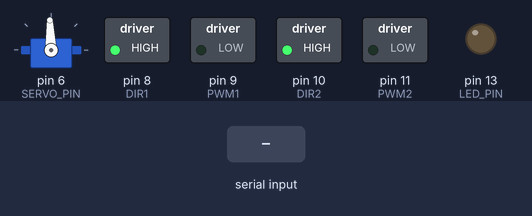
The sketch below on a simulated Arduino Uno, built with avr-gcc and run on an emulated ATmega328P. On the bench: servo, switched loads named in the sketch (green lamp = pin HIGH), output pins drawn as LEDs (lit = HIGH). The test bench sets the inputs (shaded band). What the sketch prints to the serial monitor is not drawn.

Above: at 1.8 s.
1.9 s: "S90,A45\n" received over Serial
At 2.3 s:
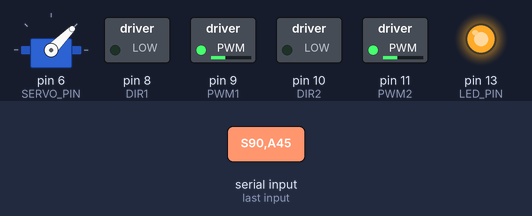
At 3.0 s:
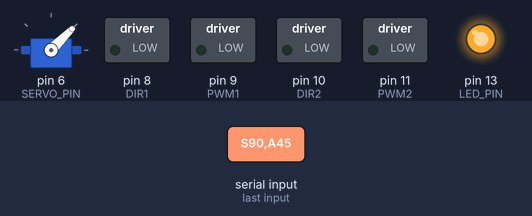
3.9 s: "S90,A45\n" received over Serial
At 5.7 s:
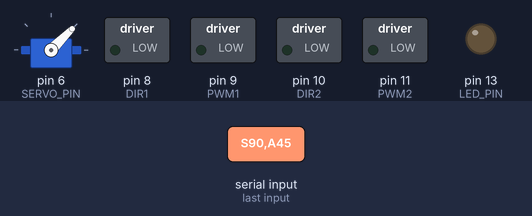
Timing chart, 0 to 7.2 s (numbered marks = the images above; inputs shaded):
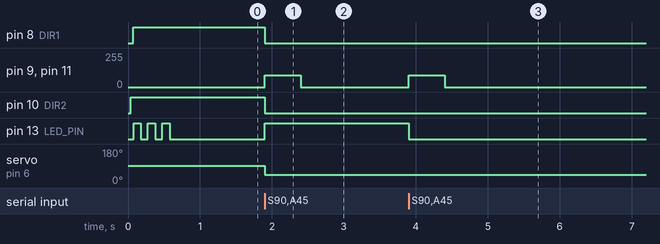

Measured:
- after the input at 1.9 s, pin 8 (DIR1), pin 10 (DIR2): HIGH → LOW at once; pin 9 (PWM1), pin 11 (PWM2): 0/255 → 90/255 at once, → 0/255 0.50 s later; pin 13 (LED_PIN): LOW → HIGH at once; servo on pin 6 (SERVO_PIN): 92° → 45° at once
- after the input at 3.9 s, pin 9 (PWM1), pin 11 (PWM2): 0/255 → 90/255 at once, → 0/255 0.50 s later; pin 13 (LED_PIN): HIGH → LOW at once

The sketch:

ackermann_drive.ino
```cpp
// Ackermann Drive Controller — V4-DEBUG
// Heavy diagnostic output for tracking down direction issues.
//
// Protocol:  S<speed>,A<angle>\n
//
// ─── DIRECTION CONFIG ────────────────────────────────────────
#define FORWARD_DIR  LOW    // Confirmed: DIR=LOW = forward on this hardware
#define BACKWARD_DIR HIGH   // Confirmed: DIR=HIGH = backward
// ─────────────────────────────────────────────────────────────

#include <Servo.h>

const int SERVO_PIN = 6;
const int DIR1      = 8;
const int PWM1      = 9;
const int DIR2      = 10;
const int PWM2      = 11;
const int LED_PIN   = 13;

const int SERVO_CENTER = 92;
const int SERVO_MIN    = 15;
const int SERVO_MAX    = 165;
const unsigned long CMD_TIMEOUT_MS = 500;

Servo steeringServo;
unsigned long lastCmdTime = 0;
char cmdBuf[32];
int  cmdIdx = 0;
unsigned long cmdCount = 0;

// ── PIN STATE READBACK ──────────────────────────────────────
void logPinStates(const char* context) {
    Serial.print("[PIN] ");
    Serial.print(context);
    Serial.print(" | DIR1(8)=");
    Serial.print(digitalRead(DIR1));
    Serial.print(" DIR2(10)=");
    Serial.print(digitalRead(DIR2));
    // Read actual PWM register values for Timer2 (pins 9,10)
    Serial.print(" | TCCR2A=0x");
    Serial.print(TCCR2A, HEX);
    Serial.print(" OCR2A=");
    Serial.print(OCR2A);
    Serial.print(" OCR2B=");
    Serial.println(OCR2B);
}

// ── SELF-TEST ───────────────────────────────────────────────
void pinSelfTest() {
    Serial.println("\n=== PIN SELF-TEST ===");

    // Test DIR1 (pin 8)
    digitalWrite(DIR1, HIGH);
    delay(1);
    int d1h = digitalRead(DIR1);
    digitalWrite(DIR1, LOW);
    delay(1);
    int d1l = digitalRead(DIR1);
    Serial.print("DIR1(8): write HIGH→read ");
    Serial.print(d1h);
    Serial.print(", write LOW→read ");
    Serial.print(d1l);
    Serial.println(d1h == HIGH && d1l == LOW ? " ✓ OK" : " ✗ FAIL!");

    // Test DIR2 (pin 10) — shares Timer2 with PWM1 (pin 9)!
    digitalWrite(DIR2, HIGH);
    delay(1);
    int d2h = digitalRead(DIR2);
    digitalWrite(DIR2, LOW);
    delay(1);
    int d2l = digitalRead(DIR2);
    Serial.print("DIR2(10): write HIGH→read ");
    Serial.print(d2h);
    Serial.print(", write LOW→read ");
    Serial.print(d2l);
    Serial.println(d2h == HIGH && d2l == LOW ? " ✓ OK" : " ✗ FAIL!");

    // Test PWM1 (pin 9)
    analogWrite(PWM1, 100);
    delay(1);
    Serial.print("PWM1(9): After analogWrite(100), TCCR2A=0x");
    Serial.print(TCCR2A, HEX);
    Serial.print(" — DIR2(10) now reads: ");
    Serial.println(digitalRead(DIR2));
    analogWrite(PWM1, 0);

    // Test: does analogWrite(9) corrupt DIR2(10)?
    Serial.println("--- Timer2 Conflict Test ---");
    digitalWrite(DIR2, HIGH);
    Serial.print("  Set DIR2=HIGH, read: ");
    Serial.println(digitalRead(DIR2));
    analogWrite(PWM1, 100);   // This uses Timer2!
    Serial.print("  After analogWrite(PWM1,100), DIR2 reads: ");
    Serial.println(digitalRead(DIR2));
    analogWrite(PWM1, 0);
    Serial.print("  After analogWrite(PWM1,0), DIR2 reads: ");
    Serial.println(digitalRead(DIR2));

    // Test with Servo attached
    Serial.println("--- Servo Interference Test ---");
    steeringServo.attach(SERVO_PIN);
    steeringServo.write(SERVO_CENTER);
    delay(20);
    digitalWrite(DIR1, HIGH);
    digitalWrite(DIR2, HIGH);
    delay(1);
    Serial.print("  After servo.write(92): DIR1=");
    Serial.print(digitalRead(DIR1));
    Serial.print(" DIR2=");
    Serial.println(digitalRead(DIR2));

    logPinStates("POST-SELFTEST");
    Serial.println("=== SELF-TEST DONE ===\n");
}

void stopMotors() {
    analogWrite(PWM1, 0);
    analogWrite(PWM2, 0);
}

void setMotors(int speed) {
    int pwm = abs(speed);
    pwm = constrain(pwm, 0, 255);

    if (speed > 0) {
        digitalWrite(DIR1, FORWARD_DIR);
        digitalWrite(DIR2, FORWARD_DIR);
        analogWrite(PWM1, pwm);
        analogWrite(PWM2, pwm);
    } else if (speed < 0) {
        digitalWrite(DIR1, BACKWARD_DIR);
        digitalWrite(DIR2, BACKWARD_DIR);
        analogWrite(PWM1, pwm);
        analogWrite(PWM2, pwm);
    } else {
        stopMotors();
    }

    // Log pin states AFTER setting them
    if (cmdCount % 20 == 0) {  // every 20th command to avoid flooding
        char buf[24];
        snprintf(buf, sizeof(buf), "setMotors(%d)", speed);
        logPinStates(buf);
    }
}

void processCommand(const char *cmd) {
    int speed = 0;
    int angle = SERVO_CENTER;

    if (sscanf(cmd, "S%d,A%d", &speed, &angle) == 2) {
        speed = constrain(speed, -255, 255);
        angle = constrain(angle, SERVO_MIN, SERVO_MAX);

        cmdCount++;

        // Blink LED on valid command
        digitalWrite(LED_PIN, !digitalRead(LED_PIN));

        steeringServo.write(angle);
        setMotors(speed);
        lastCmdTime = millis();

        // Log every 20th command
        if (cmdCount % 20 == 0) {
            Serial.print("[CMD #");
            Serial.print(cmdCount);
            Serial.print("] raw='");
            Serial.print(cmd);
            Serial.print("' → speed=");
            Serial.print(speed);
            Serial.print(" angle=");
            Serial.print(angle);
            Serial.print(" FORWARD_DIR=");
            Serial.println(FORWARD_DIR == HIGH ? "HIGH" : "LOW");
        }
    } else {
        // Parse failed — log the bad input
        Serial.print("[PARSE FAIL] raw='");
        Serial.print(cmd);
        Serial.print("' len=");
        Serial.print(strlen(cmd));
        Serial.print(" hex:");
        for (int i = 0; cmd[i]; i++) {
            Serial.print(" 0x");
            Serial.print((int)cmd[i], HEX);
        }
        Serial.println();
    }
}

void setup() {
    Serial.begin(115200);
    while (!Serial) { ; }  // Wait for serial connection

    Serial.println("\n\n================================");
    Serial.println("  ACKERMANN V4-DEBUG STARTING");
    Serial.println("================================");

    pinMode(LED_PIN, OUTPUT);
    pinMode(DIR1, OUTPUT);
    pinMode(PWM1, OUTPUT);
    pinMode(DIR2, OUTPUT);
    pinMode(PWM2, OUTPUT);

    // Stop motors FIRST
    stopMotors();
    digitalWrite(DIR1, LOW);
    digitalWrite(DIR2, LOW);

    Serial.println("[SETUP] Pins configured, motors stopped");
    Serial.print("[SETUP] Pin assignments: DIR1=");
    Serial.print(DIR1);
    Serial.print(" PWM1=");
    Serial.print(PWM1);
    Serial.print(" DIR2=");
    Serial.print(DIR2);
    Serial.print(" PWM2=");
    Serial.println(PWM2);
    Serial.print("[SETUP] Timer2 note: Pin 9 (PWM1) and Pin 10 (DIR2) share Timer2!\n");

    // Run diagnostics
    pinSelfTest();

    // LED confirmation
    for (int i = 0; i < 3; i++) {
        digitalWrite(LED_PIN, HIGH);
        delay(100);
        digitalWrite(LED_PIN, LOW);
        delay(100);
    }

    Serial.println("[SETUP] ACKERMANN_V4_DEBUG_READY");
    Serial.print("[SETUP] FORWARD_DIR=");
    Serial.println(FORWARD_DIR == HIGH ? "HIGH" : "LOW");
    Serial.println("[SETUP] Waiting for serial commands (S<speed>,A<angle>)...\n");

    lastCmdTime = millis();
}

void loop() {
    while (Serial.available()) {
        char c = Serial.read();
        if (c == '\n' || c == '\r') {
            if (cmdIdx > 0) {
                cmdBuf[cmdIdx] = '\0';
                processCommand(cmdBuf);
                cmdIdx = 0;
            }
        } else if (cmdIdx < (int)sizeof(cmdBuf) - 1) {
            cmdBuf[cmdIdx++] = c;
        }
    }

    // Watchdog
    if (millis() - lastCmdTime > CMD_TIMEOUT_MS) {
        stopMotors();
    }
}
```
